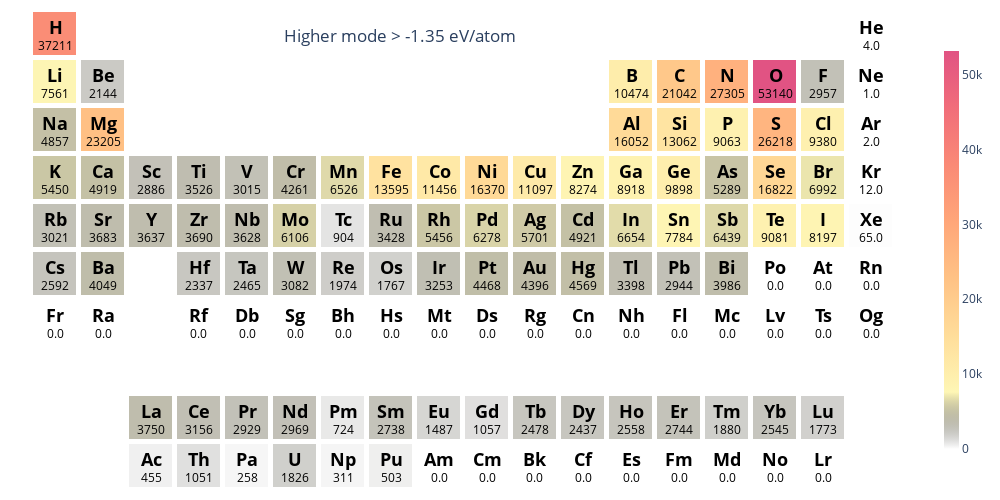
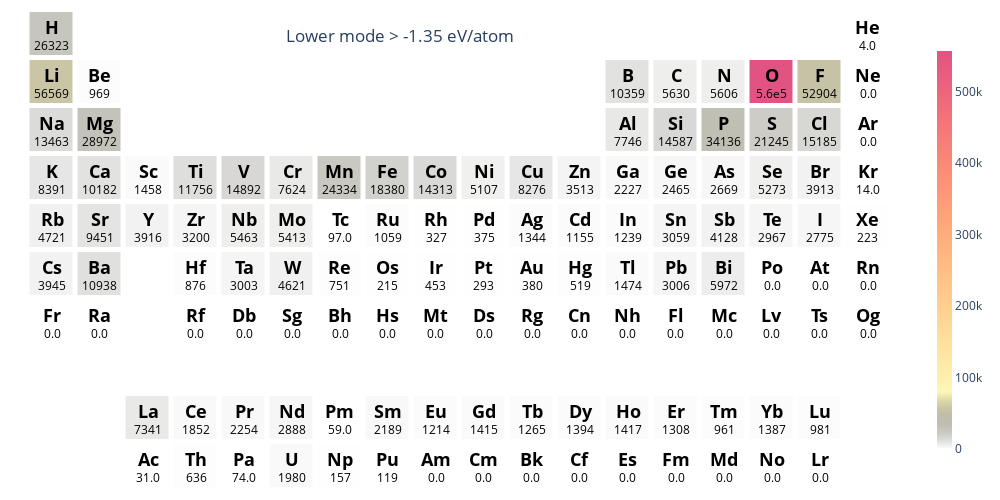

The code cell stored with these charts, in order, in its notebook:
### Markdown cell above
First, let's plot elemental prevalence as a heatmap over the periodic table for things above and below the valley at -1.5 eV/atom.

### Code cell
for comparator, label in ((">", "higher"), ("<=", "lower")):

    fig = ptable_heatmap_plotly(
        df_e_form_all_mp.query(
            f"formation_energy_per_atom {comparator} {e_form_valley}"
        ).formula
    )
    fig.update_layout(
        title=dict(
            text=f"{label.title()} mode > {e_form_valley} eV/atom", x=0.4, y=0.94
        )
    )
    fig.show()
